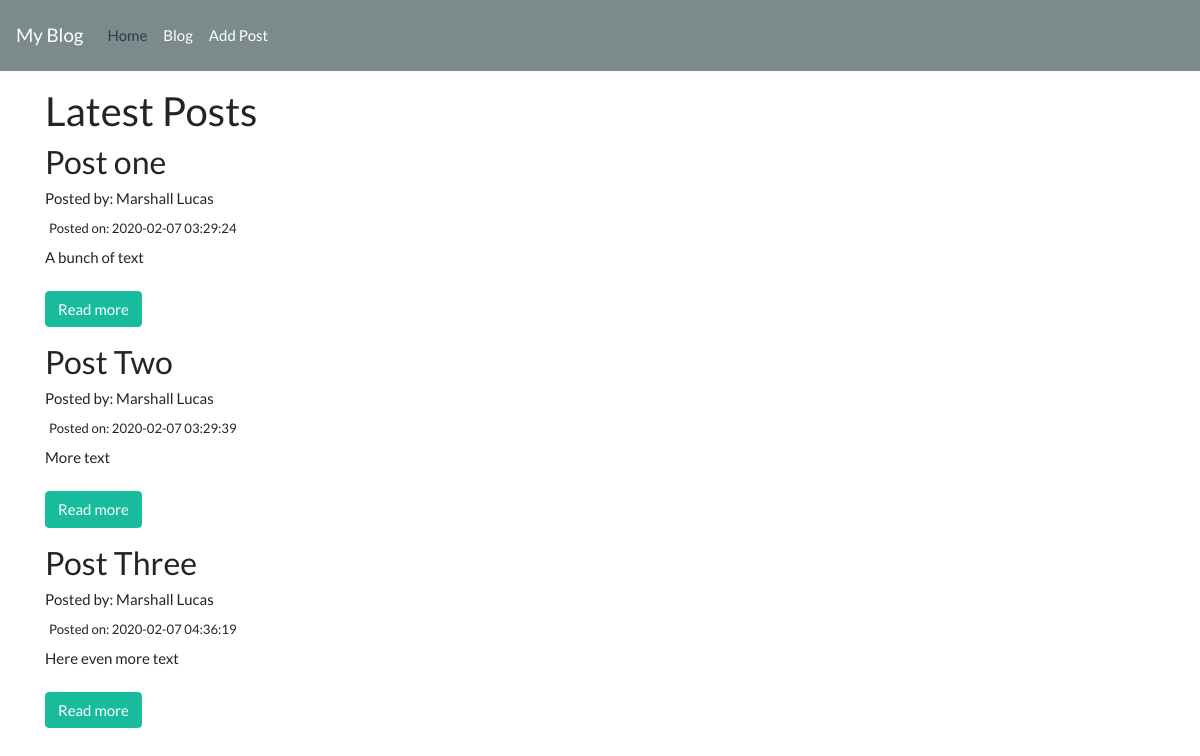
Screenshot of /index.php/posts with the database file from the repository.
### tables this page shows
CREATE TABLE `posts` (
  `id` int(11) NOT NULL,
  `title` varchar(128) NOT NULL,
  `posted_by` varchar(128) NOT NULL,
  `post_date` timestamp NOT NULL DEFAULT CURRENT_TIMESTAMP ON UPDATE CURRENT_TIMESTAMP,
  `post_description` text NOT NULL,
  `slug` varchar(255) NOT NULL
);

### application/controllers/Posts.php (called while the page is built, shortened)
<?php
    class Posts extends CI_Controller{
        public function index(){
            $data['title'] = 'Latest Posts';
            $data['posts'] = $this->post_model->get_posts();
            $this->load->view('templates/header');
            $this->load->view('posts/index', $data);
            $this->load->view('templates/footer');
        }
    }

### index.php (called while the page is built, shortened)
<?php
require_once BASEPATH.'core/CodeIgniter.php';

### application/models/Post_model.php (called while the page is built, shortened)
<?php
    class Post_model extends CI_Model{
        public function get_posts($slug = FALSE){
            if ($slug === FALSE){
                $query = $this->db->get('posts');
                return $query->result_array();
            }
            $query = $this->db->get_where('posts', array('slug' => $slug));
            return $query->row_array();
        }
    }

### application/views/posts/index.php (the view)
<p></p><h2><?= $title ?><h2>
<?php foreach($posts as $post) : ?>
    <h3><?php echo $post['title'] ?></h3>
    <h6>Posted by: <?php echo $post['posted_by']; ?></h6>
    <small class="post-date" style="margin: 3px 0; padding: 4px; display: block;" >Posted on: <?php echo $post['post_date']; ?></small>
    <?php echo $post['post_description']; ?>
    <br><br>
    <p><a class="btn btn-success btn-submit" href="<?php echo site_url('/posts/'.$post['slug']); ?>">
    Read more</a></p>
<?php endforeach; ?>

### application/views/templates/header.php (shortened to what this page needs)
<html>
    <head>
        <link href="https://stackpath.bootstrapcdn.com/bootswatch/4.4.1/flatly/bootstrap.min.css" rel="stylesheet">
    </head>
  <body>
    <nav class="navbar navbar-expand-lg navbar-dark bg-dark">
  <a class="navbar-brand" href="<?php echo base_url(); ?>/">My Blog</a>
  <div id="navbarColor02">
    <ul class="navbar-nav mr-auto">
      <li class="nav-item active">
        <a class="nav-link" href="<?php echo base_url(); ?>/">Home <span class="sr-only">(current)</span></a>
      </li>
      <li class="nav-item">
        <a class="nav-link" href="<?php echo base_url(); ?>posts">Blog</a>
      </li>
      <li class="nav-item">
        <a class="nav-link" href="<?php echo base_url(); ?>posts/create">Add Post</a>
      </li>
    </ul>
  </div>
</nav>
<div class="container">

### application/views/templates/footer.php (shortened to what this page needs)
        </div>
    </body>
</html>

### rows the page displays
posts: title "Post one", posted_by "Marshall Lucas", post_date "2020-02-07 03:29:24", post_description "A bunch of text"
posts: title "Post Two", posted_by "Marshall Lucas", post_date "2020-02-07 03:29:39", post_description "More text"
posts: title "Post Three", posted_by "Marshall Lucas", post_date "2020-02-07 04:36:19", post_description "Here even more text"

### other values shown
$title "Latest Posts"
